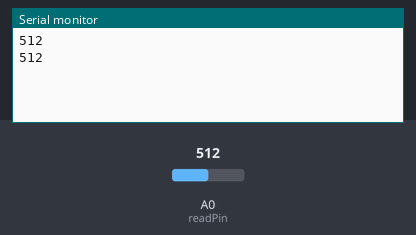
The sketch below on a simulated Arduino Uno, built with avr-gcc and run on an emulated ATmega328P. On the bench: the last lines printed to the serial monitor. Inputs (shaded band) come from the test bench; at power-on: A0 (readPin) = 512.

Above: at 1.8 s.
1.9 s: A0 (readPin) set to 716
At 2.8 s:
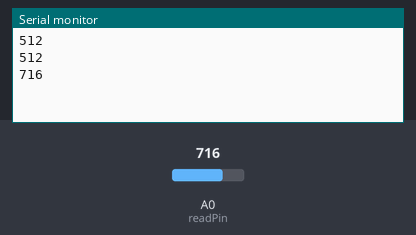
3.4 s: A0 (readPin) set to 900
At 4.5 s:
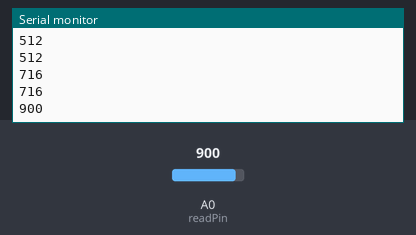
Timing chart, 0 to 6.4 s (numbered marks = the images above; inputs shaded):
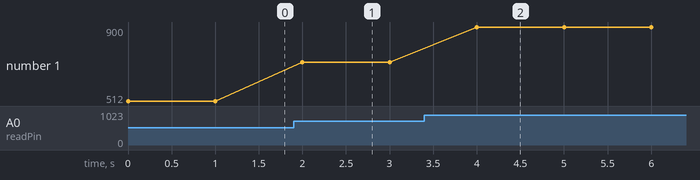

Measured:
- after the input at 1.9 s, the serial monitor: prints a new line after 0.10 s (image 1)
- after the input at 3.4 s, the serial monitor: prints a new line after 0.60 s (image 2)
- plotted number 1: 512 → 716 after the input at 1.9 s, 716 → 900 after the input at 3.4 s

The sketch:

water_level_sensor.ino
```cpp
int readPin = A0;
int readValue; //0-1023
void setup() {
  // put your setup code here, to run once:
pinMode(readPin,INPUT);
Serial.begin(9600);
}

void loop() {
  // put your main code here, to run repeatedly:
readValue=analogRead(readPin);
Serial.println(readValue);
delay(1000);
}
```
